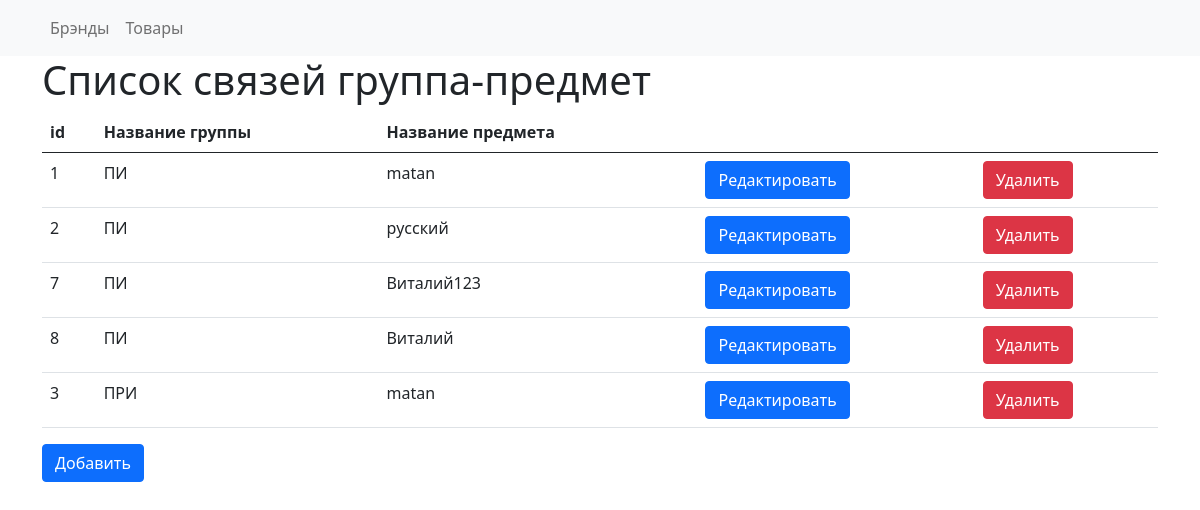
/groupsubject.php, run on the app's committed database.
### tables this page shows
CREATE TABLE `groupsubjects` (
  `groupsubjects_id` int(11) NOT NULL,
  `group_id` int(11) NOT NULL,
  `subjects_id` int(11) NOT NULL
);

CREATE TABLE `groups` (
  `group_id` int(11) NOT NULL,
  `group_name` varchar(100) NOT NULL
);

CREATE TABLE `subjects` (
  `subject_id` int(11) NOT NULL,
  `subject_name` varchar(100) NOT NULL
);

### groupsubject.php (the view, shortened to what this page needs)
<!DOCTYPE html>
<html lang="en">
<head>
    <link rel="stylesheet" href="style.css">
    <link href="https://cdn.jsdelivr.net/npm/bootstrap@5.1.0/dist/css/bootstrap.min.css" rel="stylesheet">
</head>
<body>
    <?php
    require "header.php";
    require "logics/connect.php";
   ?>
   <div class="container">
    <h1>Список связей группа-предмет</h1>
    <table class="table">
            <thead>
                <tr>
                    <th scope="col">id</th>
                    <th scope="col">Название группы</th>
                    <th scope="col">Название предмета</th>
                    <th scope="col"></th>
                    <th scope="col"></th>
                </tr>
            </thead>
            <tbody>
                <?php
                    $query = "SELECT groupsubjects_id, groups.group_name, subjects.subject_name FROM groupsubjects INNER JOIN groups ON groups.group_id = groupsubjects.group_id INNER JOIN subjects ON subjects.subject_id = groupsubjects.subjects_id";
                    $result = $mysql->query($query);
                    while ($row = $result->fetch_assoc()) {
                        echo "<tr><td>" . $row['groupsubjects_id'] . "</td>
                            <td>" . $row['group_name'] . "</td>
                            <td>" . $row['subject_name'] . "</td>
                            <td><a href='groupsubject/edit.php?id=".$row['groupsubjects_id']."' type='button' class='btn btn-primary'>Редактировать</a></td>
                            <td><button onclick='deleteMain(".$row['groupsubjects_id'].", `groupsubject`)' type='button' class='btn btn-danger'>Удалить</button></td>
                        </tr>";
                    }
                ?>
            </tbody>
        </table>
        <a href="groupsubject/add.php" type='button' class='btn btn-primary'>Добавить</a>
   </div>
</body>
</html>

### style.css (style rules this page uses)
body { font-family: 'Roboto', sans-serif; background-color: #000; }
* { margin: 0; padding: 0; box-sizing: border-box; }

### data on the page
groupsubjects: groupsubjects_id "1", group.group_name "ПИ", subjects.subject_name "matan"
groupsubjects: groupsubjects_id "2", group.group_name "ПИ", subjects.subject_name "русский"
groupsubjects: groupsubjects_id "7", group.group_name "ПИ", subjects.subject_name "Виталий123"
groupsubjects: groupsubjects_id "8", group.group_name "ПИ", subjects.subject_name "Виталий"
groupsubjects: groupsubjects_id "3", group.group_name "ПРИ", subjects.subject_name "matan"
